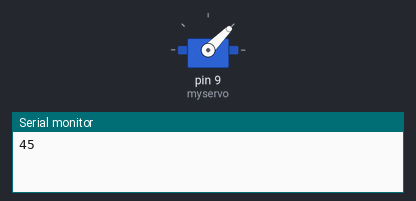
This sketch was run on a simulated Arduino Uno, built with avr-gcc and run on an emulated ATmega328P. On the bench: servo, the last lines printed to the serial monitor.

Above: at 0.05 s.
At 21.95 s:
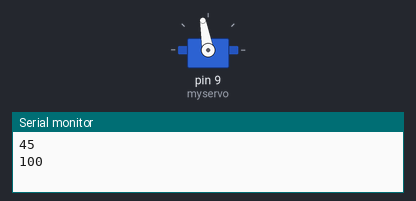
Timing chart, 0 to 28.6 s (numbered marks = the images above):
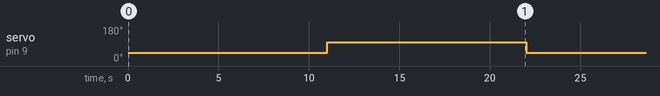

Measured:
- by itself, servo on pin 9 (myservo): alternates 100° for 11.0 s and 45° for 11.0 s

The sketch:

ServoMotor_test.ino
```cpp
#include <Servo.h>
Servo myservo;
int val; //サーボの角度を格納するための変数
int temp_val;
int cnt_val;

void setup()
{
  Serial.begin(9600);
  while (!Serial) {}
  myservo.attach(9); //デジタル9番ピンをサーボの角度命令出力ピンとして設定
  val = 45;
  temp_val = 1;
  cnt_val = 0;
}
void loop()
{
  cnt_val++;
  if( cnt_val == 1000 ) {
    val = 100;
  }
  else if( cnt_val == 2000 ) {
    val = 45;
    cnt_val = 0;
  }

  if( val != temp_val ) {
    temp_val = val;
    if( myservo.attached() == false )
      myservo.attach(9); //デジタル9番ピンをサーボの角度命令出力ピンとして設定
    myservo.write(val); //サーボを動かす
    Serial.println(val);
    delay(1000);
    myservo.detach();
  }

  delay(10);

}
```
